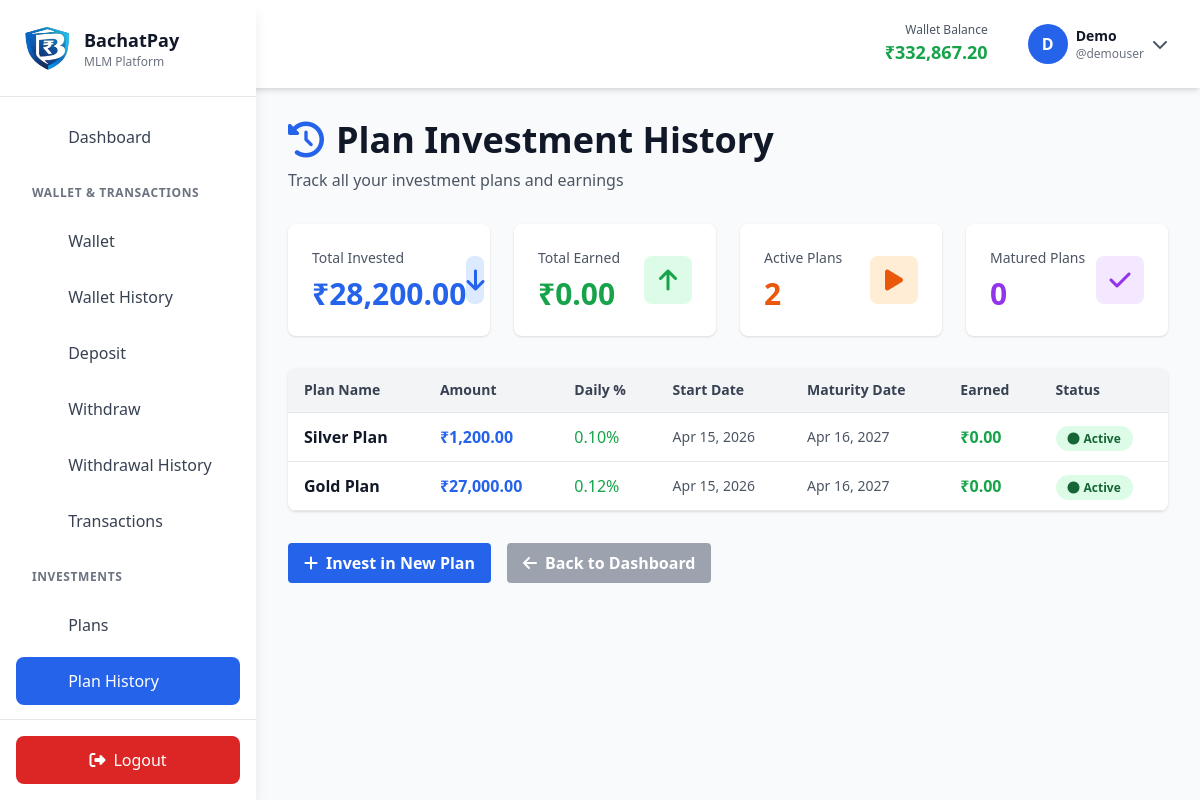
Page /plan-history.php (signed in) on the committed database.
### tables this page shows
CREATE TABLE `users` (
  `user_id` int(11) NOT NULL,
  `username` varchar(50) NOT NULL,
  `email` varchar(100) NOT NULL,
  `password` varchar(255) NOT NULL,
  `sponsor_id` int(11) DEFAULT NULL,
  `first_name` varchar(50) DEFAULT NULL,
  `last_name` varchar(50) DEFAULT NULL,
  `phone` varchar(15) DEFAULT NULL,
  `city` varchar(50) DEFAULT NULL,
  `state` varchar(50) DEFAULT NULL,
  `bank_account` varchar(20) DEFAULT NULL,
  `bank_name` varchar(100) DEFAULT NULL,
  `ifsc_code` varchar(20) DEFAULT NULL,
  `wallet_balance` decimal(15,2) DEFAULT 0.00,
  `total_cashback_earned` decimal(15,2) DEFAULT 0.00,
  `total_commission_earned` decimal(15,2) DEFAULT 0.00,
  `total_downline_business` decimal(15,2) DEFAULT 0.00,
  `active_investment` decimal(15,2) DEFAULT 0.00,
  `registration_date` timestamp NOT NULL DEFAULT current_timestamp(),
  `last_login` datetime DEFAULT NULL,
  `status` enum('active','inactive','suspended') DEFAULT 'active',
  `role` enum('user','admin') DEFAULT 'user',
  `reset_token` varchar(255) DEFAULT NULL,
  `reset_expires` datetime DEFAULT NULL
);

CREATE TABLE `plan_investments` (
  `invest_id` int(11) NOT NULL,
  `user_id` int(11) NOT NULL,
  `plan_id` int(11) NOT NULL,
  `investment_amount` decimal(15,2) NOT NULL,
  `daily_percentage` decimal(5,4) NOT NULL,
  `monthly_percentage` decimal(5,2) NOT NULL,
  `start_date` datetime DEFAULT current_timestamp(),
  `maturity_date` datetime DEFAULT NULL,
  `matured_at` datetime DEFAULT NULL,
  `total_earned` decimal(15,2) DEFAULT 0.00,
  `status` enum('active','matured','cancelled') DEFAULT 'active'
);

CREATE TABLE `investment_plans` (
  `plan_id` int(11) NOT NULL,
  `plan_name` varchar(100) NOT NULL,
  `min_amount` decimal(15,2) NOT NULL,
  `max_amount` decimal(15,2) NOT NULL,
  `daily_percentage` decimal(5,4) NOT NULL,
  `monthly_percentage` decimal(5,2) NOT NULL,
  `duration_days` int(11) DEFAULT NULL,
  `description` text DEFAULT NULL,
  `is_active` tinyint(1) DEFAULT 1,
  `created_at` timestamp NOT NULL DEFAULT current_timestamp(),
  `updated_at` datetime DEFAULT NULL ON UPDATE current_timestamp()
);

### plan-history.php (the view, shortened to what the rows shown need)
<?php
require_once __DIR__ . '/includes/config.php';
require_once __DIR__ . '/includes/db.php';
require_once __DIR__ . '/includes/functions.php';
$user = getCurrentUser();
$stmt = $pdo->prepare('
    SELECT pi.*, ip.plan_name, ip.daily_percentage, ip.monthly_percentage
    FROM plan_investments pi
    JOIN investment_plans ip ON pi.plan_id = ip.plan_id
    WHERE pi.user_id = ?
    ORDER BY pi.start_date DESC
');
$stmt->execute([$user['user_id']]);
$investments = $stmt->fetchAll();
?>
<!DOCTYPE html>
<html lang="en">
<head>
    <script src="https://cdn.tailwindcss.com"></script>
    <link rel="stylesheet" href="https://cdnjs.cloudflare.com/ajax/libs/font-awesome/6.4.0/css/all.min.css">
</head>
<body class="bg-gray-50">
    <?php $currentPage = 'plan-history'; require_once __DIR__ . '/includes/navbar.php'; ?>
    <div class="lg:ml-64 px-4 sm:px-6 lg:px-8 py-8">
        <div class="mb-8">
            <h1 class="text-4xl font-bold text-gray-900 mb-2">
                <i class="fas fa-history text-blue-600 mr-3"></i>Plan Investment History
            </h1>
        </div>
        <div class="bg-white rounded-lg shadow overflow-hidden">
            <div class="overflow-x-auto">
                <table class="w-full">
                    <thead class="bg-gray-100 border-b">
                        <tr>
                            <th class="px-4 py-3 text-left text-sm font-semibold text-gray-700">Plan Name</th>
                            <th class="px-4 py-3 text-left text-sm font-semibold text-gray-700">Amount</th>
                            <th class="px-4 py-3 text-left text-sm font-semibold text-gray-700">Daily %</th>
                            <th class="px-4 py-3 text-left text-sm font-semibold text-gray-700">Start Date</th>
                            <th class="px-4 py-3 text-left text-sm font-semibold text-gray-700">Maturity Date</th>
                            <th class="px-4 py-3 text-left text-sm font-semibold text-gray-700">Earned</th>
                            <th class="px-4 py-3 text-left text-sm font-semibold text-gray-700">Status</th>
                        </tr>
                    </thead>
                    <tbody>
                        <?php if (empty($investments)): ?>
                        <tr>
                            <td colspan="7" class="px-4 py-8 text-center text-gray-500">
                                <i class="fas fa-inbox text-4xl mb-2 block opacity-50"></i>
                                No investment plans yet
                            </td>
                        </tr>
                        <?php else: ?>
                            <?php foreach ($investments as $inv): ?>
                            <tr class="border-b hover:bg-gray-50 transition">
                                <td class="px-4 py-3">
                                    <span class="font-semibold text-gray-900"><?php echo htmlspecialchars($inv['plan_name']); ?></span>
                                </td>
                                <td class="px-4 py-3 font-semibold text-blue-600">
                                    <?php echo formatCurrency($inv['investment_amount']); ?>
                                </td>
                                <td class="px-4 py-3">
                                    <span class="text-green-600"><?php echo formatPercentage($inv['daily_percentage']); ?></span>
                                </td>
                                <td class="px-4 py-3 text-sm text-gray-600">
                                    <?php echo date('M d, Y', strtotime($inv['start_date'])); ?>
                                </td>
                                <td class="px-4 py-3 text-sm text-gray-600">
                                    <?php echo $inv['maturity_date'] ? date('M d, Y', strtotime($inv['maturity_date'])) : '—'; ?>
                                </td>
                                <td class="px-4 py-3 font-semibold text-green-600">
                                    <?php echo formatCurrency($inv['total_earned']); ?>
                                </td>
                                <td class="px-4 py-3">
                                    <?php if ($inv['status'] === 'active'): ?>
                                        <span class="px-3 py-1 rounded-full text-xs font-semibold bg-green-100 text-green-800">
                                            <i class="fas fa-circle text-xs mr-1"></i>Active
                                        </span>
                                    <?php else: ?>
                                        <span class="px-3 py-1 rounded-full text-xs font-semibold bg-gray-100 text-gray-800">
                                            <i class="fas fa-check-circle text-xs mr-1"></i>Matured
                                        </span>
                                    <?php endif; ?>
                                </td>
                            </tr>
                            <?php endforeach; ?>
                        <?php endif; ?>
                    </tbody>
                </table>
            </div>
        </div>
    </div>
</body>
</html>

### includes/navbar.php (shortened to what the rows shown need)
<div id="sidebar" class="fixed left-0 top-0 h-screen w-64 bg-white shadow-lg z-50 transform -translate-x-full lg:translate-x-0 transition-transform duration-300">
    <div class="p-6 border-b">
        <div class="flex items-center space-x-3">
            <div>
                <h1 class="text-lg font-bold text-gray-900">BachatPay</h1>
            </div>
        </div>
    </div>
</div>
<nav class="bg-white shadow-md sticky top-0 z-30">
    <div class="p-4 flex justify-between items-center">
        <div class="flex items-center space-x-4">
            <div class="hidden sm:block">
                <h2 class="text-sm font-bold text-gray-900">Dashboard</h2>
            </div>
        </div>
        <div class="flex items-center space-x-6">
            <div class="hidden md:block text-right">
                <p class="text-xs text-gray-600">Wallet Balance</p>
                <p class="text-lg font-bold text-green-600"><?php echo formatCurrency($user['wallet_balance'] ?? 0); ?></p>
            </div>
            <div class="relative group">
                <button class="flex items-center space-x-2 px-4 py-2 rounded-lg hover:bg-gray-100 transition">
                    <div class="w-10 h-10 bg-blue-600 text-white rounded-full flex items-center justify-center font-bold">
                        <?php echo strtoupper(substr($user['username'] ?? 'U', 0, 1)); ?>
                    </div>
                    <div class="hidden sm:block text-left">
                        <p class="text-sm font-bold text-gray-900"><?php echo htmlspecialchars($user['first_name'] ?? $user['username'] ?? 'User'); ?></p>
                        <p class="text-xs text-gray-500">@<?php echo htmlspecialchars($user['username'] ?? 'user'); ?></p>
                    </div>
                    <i class="fas fa-chevron-down text-gray-600"></i>
                </button>
            </div>
        </div>
    </div>
</nav>

### rows in the picture
users: wallet_balance "₹332,867.20", username "D", first_name "Demo", username "demouser"
plan_investments: plan.plan_name "Silver Plan", investment_amount "₹1,200.00", plan.daily_percentage "0.10%", start_date "Apr 15, 2026", maturity_date "Apr 16, 2027", total_earned "₹0.00", status "active" (drawn)
plan_investments: plan.plan_name "Gold Plan", investment_amount "₹27,000.00", plan.daily_percentage "0.12%", start_date "Apr 15, 2026", maturity_date "Apr 16, 2027", total_earned "₹0.00", status "active" (drawn)

### other values in the picture
$item['label'] "Dashboard"
$group['label'] "WALLET & TRANSACTIONS"
$item['label'] "Wallet"
$item['label'] "Wallet History"
$item['label'] "Deposit"
$item['label'] "Withdraw"
$item['label'] "Withdrawal History"
$item['label'] "Transactions"
$group['label'] "INVESTMENTS"
$item['label'] "Plans"
$item['label'] "Plan History"
formatCurrency($total_invested) "₹28,200.00"
formatCurrency($total_earned) "₹0.00"
$active_count "2"
$matured_count "0"
